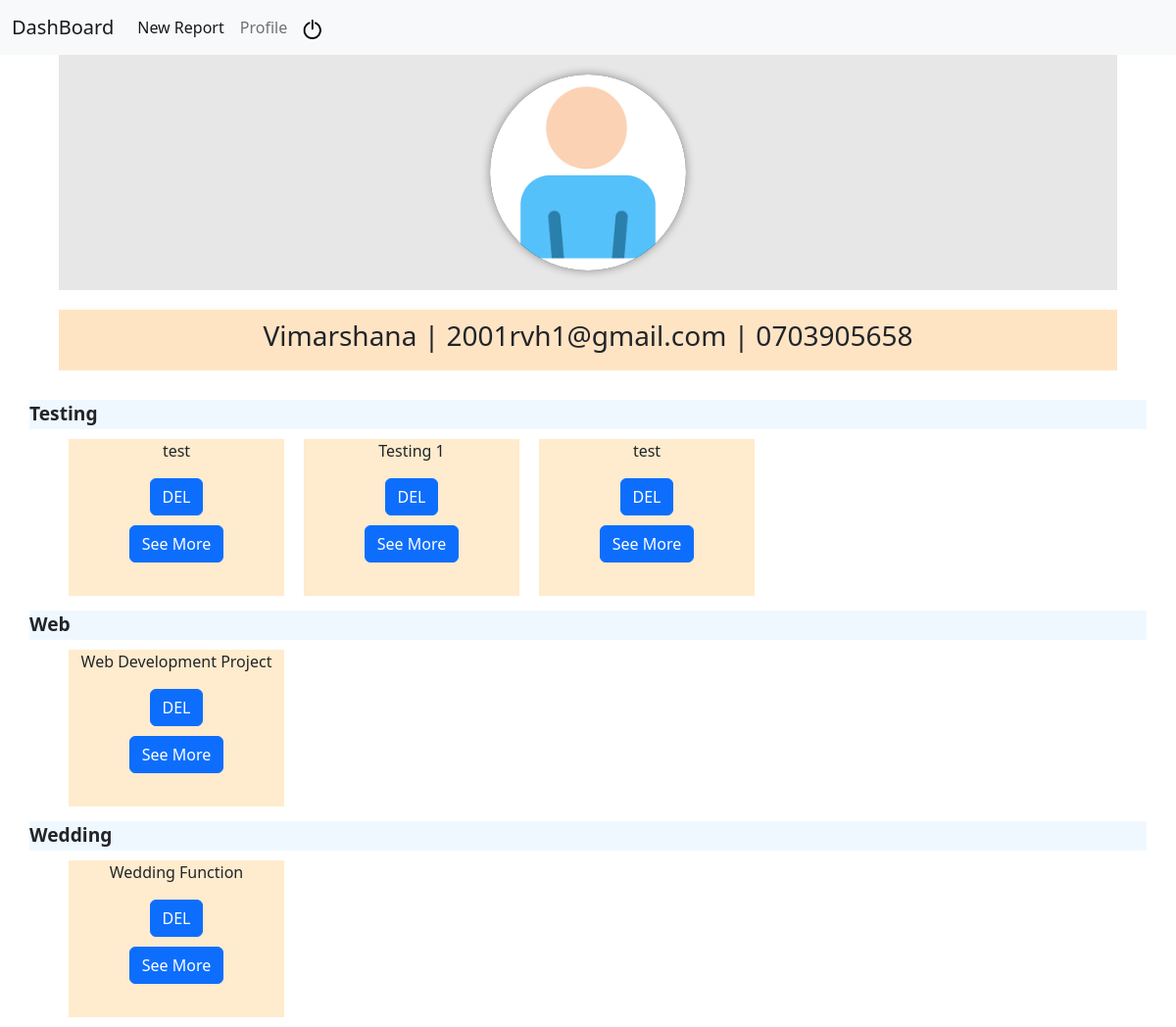
Page /profile (signed in) on the earlier database version.
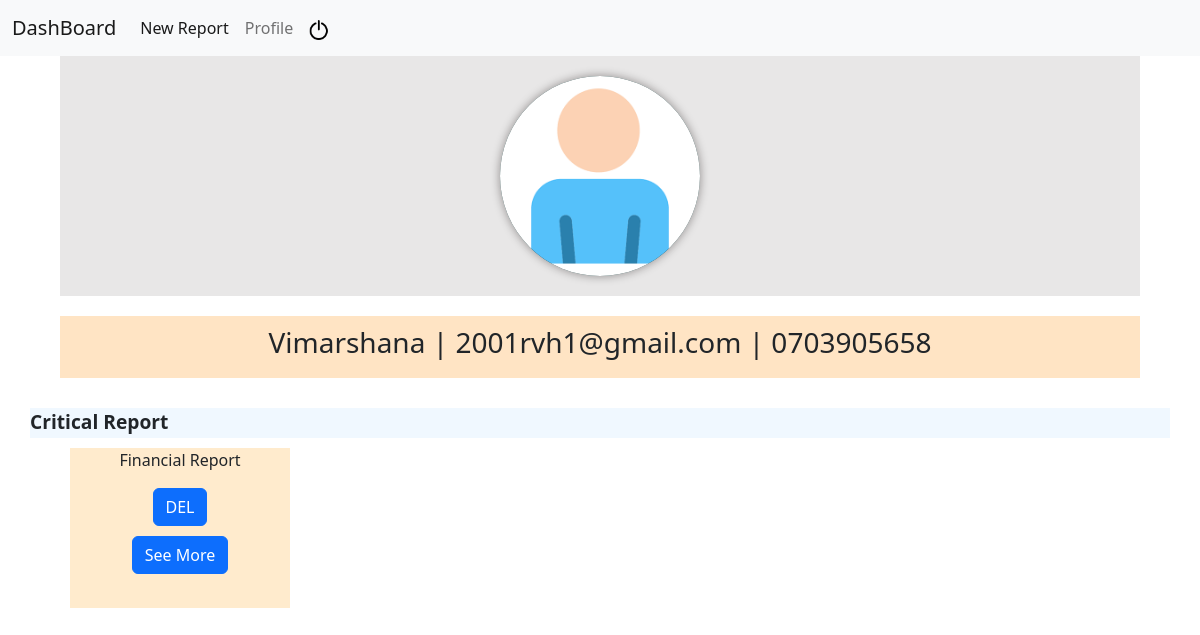
Same page on the later database version.
### tables this page shows
CREATE TABLE events(name TEXT NOT NULL, catagory TEXT NOT NULL, starting_date DATE NOT NULL, ending_date DATE NOT NULL, description TEXT, id INTEGER PRIMARY KEY NOT NULL, user_id INTEGER);

### app.py (the view)
@app.route("/profile", methods=["POST", "GET"])
@login_required
def profile():
    if request.method == "POST":
        button = request.form.get("name")
        project_id = request.form.get("id")
        if button == "DEL":
            db.execute("DELETE FROM events WHERE id=?", int(project_id))
            db.execute("DELETE FROM budget_income WHERE project_id=?", int(project_id))
            db.execute("DELETE FROM budget_expenditure WHERE project_id=?", int(project_id))
        return redirect("/profile")
    else:
        user = db.execute("SELECT user_name, email, contact_no FROM users WHERE id=?", int(session["user_id"]))
        catagories = db.execute("SELECT catagory FROM events WHERE user_id=?",int(session["user_id"]))
        list_catagory = []
        for line in catagories:
            list_catagory.append(line["catagory"].title())
        projects = db.execute("SELECT catagory, starting_date, ending_date, description, id, name FROM events WHERE user_id=?",session["user_id"])
        return render_template("profile.html", catagories=sorted(set(list_catagory)), projects=projects, user=user)

### app.py (called while the page is built)
@app.after_request
def after_request(response):
    response.headers["Cache-Control"] = "no-cache, no-store, must-revalidate"
    response.headers["Expires"] = 0
    response.headers["Pragma"] = "no-cache"
    return response

### helper.py (called while the page is built)
def login_required(f):
    @wraps(f)
    def decorated_function(*args, **kwargs):
        if session.get("user_id") is None:
            return redirect("/login")
        return f(*args, **kwargs)
    return decorated_function

### templates/profile.html (shortened to what this page needs)
{% extends "layout.html" %}
{% block head %}
    <link rel="stylesheet" href="static/style/profile.css">
{% endblock %}
{% block main %}
    <div class="details">
        <div class="profile_pic">
            <div id="image_holder">
                <img src="static/img/images.png" alt="">
            </div>
        </div>
        <div class="user_name">
            <h3>{{ user[0]["user_name"] }} | {{ user[0]["email"] }} | {{ user[0]["contact_no"] }}</h3>
        </div>
    </div>
    {% for catagory in catagories %}
    <div class="section">
        {{ catagory }}
    </div>
    <div class="p_container">
        {% for project in projects %}
            {% if project["catagory"].title() == catagory %}
                <div class="p_details">
                    <div>
                        <p">
                            {{ project["name"] }}
                    </div>
                    <form action="/profile" method="post">
                        <input class="btn btn-primary delete" data-confirm='Are you sure to delete {{project["name"]}}?' name="name" type="submit" value="DEL">
                    </form>
                    <div class="submit" style="margin-top: 10px; margin-bottom: 10px;">
                        <a href='/event?id={{ project["id"] }}&report=False' class="btn btn-primary" >See More</a>
                    </div>
                </div>
            {% endif %}
        {% endfor %}
    </div>
    {% endfor %}
{% endblock %}

Differences in the rows shown:
removed events: name "test", shown under "Testing"
removed events: name "Testing 1", shown under "Testing"
removed events: name "test", shown under "Testing"
removed events: name "Web Development Project", shown under "Web"
removed events: name "Wedding Function", shown under "Wedding"
added events: name "Financial Report", shown under "Critical Report"
Other differences:
new list line: "Critical Report"
list line gone: "Testing"
list line gone: "Web"
list line gone: "Wedding"
